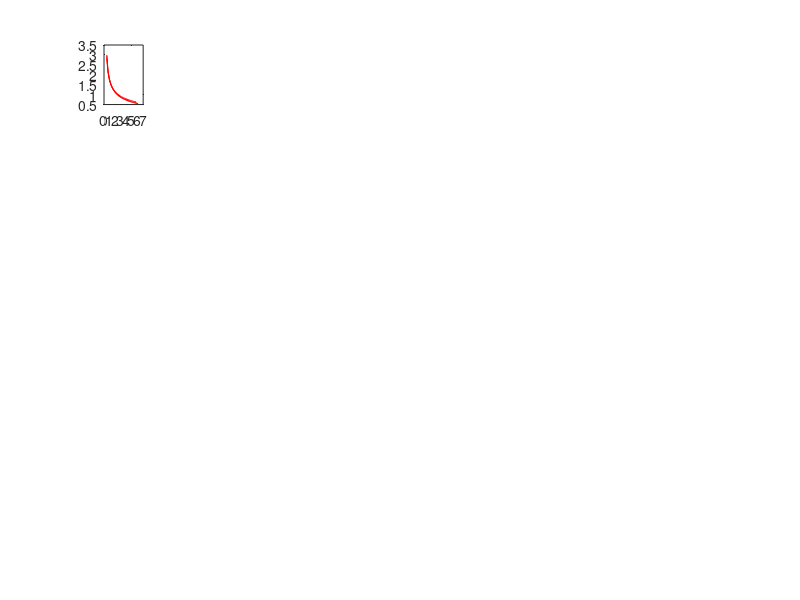

The MATLAB script that drew this image: (Note: this script raises an error after producing the figure.)
young = load("duarte_young.mat");
youngfit = load('duarte_old_fitted.mat');
numSubplots = 38;
gridRows = 5;
gridCols = 8;
% Create a figure
figure;
% Iterate over each subplot
for i = 1:numSubplots
% Select the current subplot
subplot(gridRows, gridCols, i);
% Plot the data in the current subplot
plot(youngfit.Frequency, squeeze(youngfit.IP(i,:,:)),'r-');
hold on
plot(young.Frequency,squeeze(young.IP(i,:,:)),'b-')
% Add labels and title to the subplot
xlabel('Frequency [Hz]')
ylabel('zIP/zCoM')
title(['Old Sub', num2str(i)]);
end
legend('Fitted (Gruben)','','','Raw (Duarte)')

% IP_reshape = zeros(38,3,29);
% for col = 1:38
%     % Extract every three rows from the original matrix
%     extractedRows = IP((col-1)*3+1:col*3, :);
%     
%     % Assign the extracted rows as a column in the reshaped matrix
%     IP_reshape(col, :, :) = extractedRows;
% end